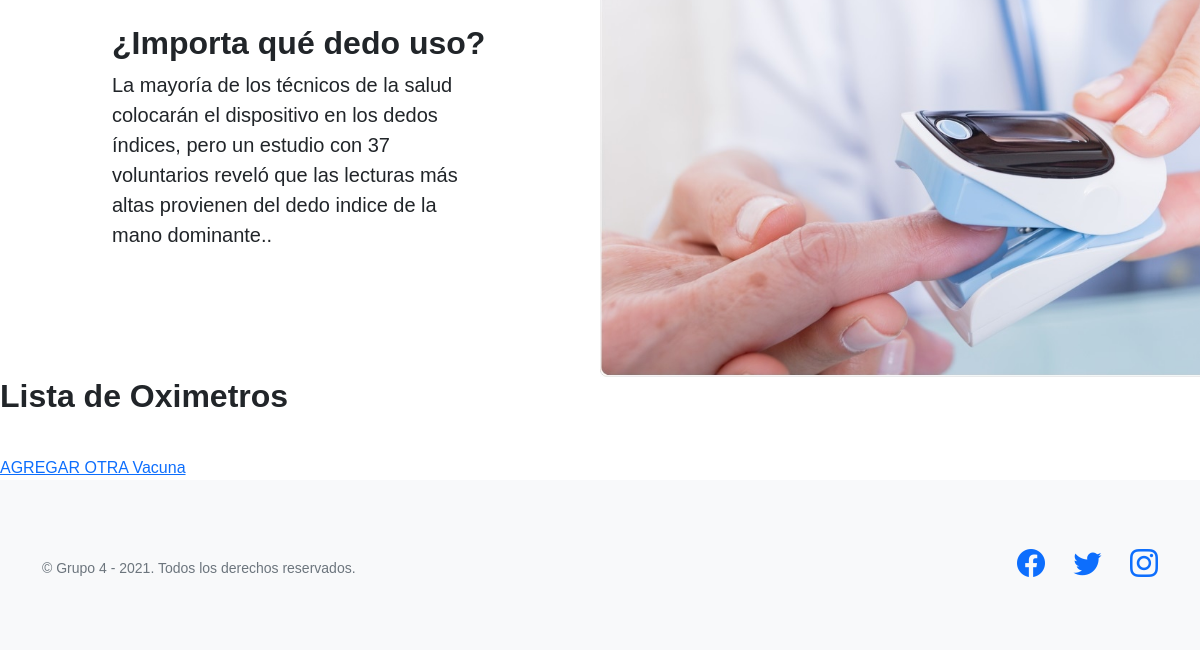
The page /AppCoder/oximetro/list (lower part) on the database as committed earlier.
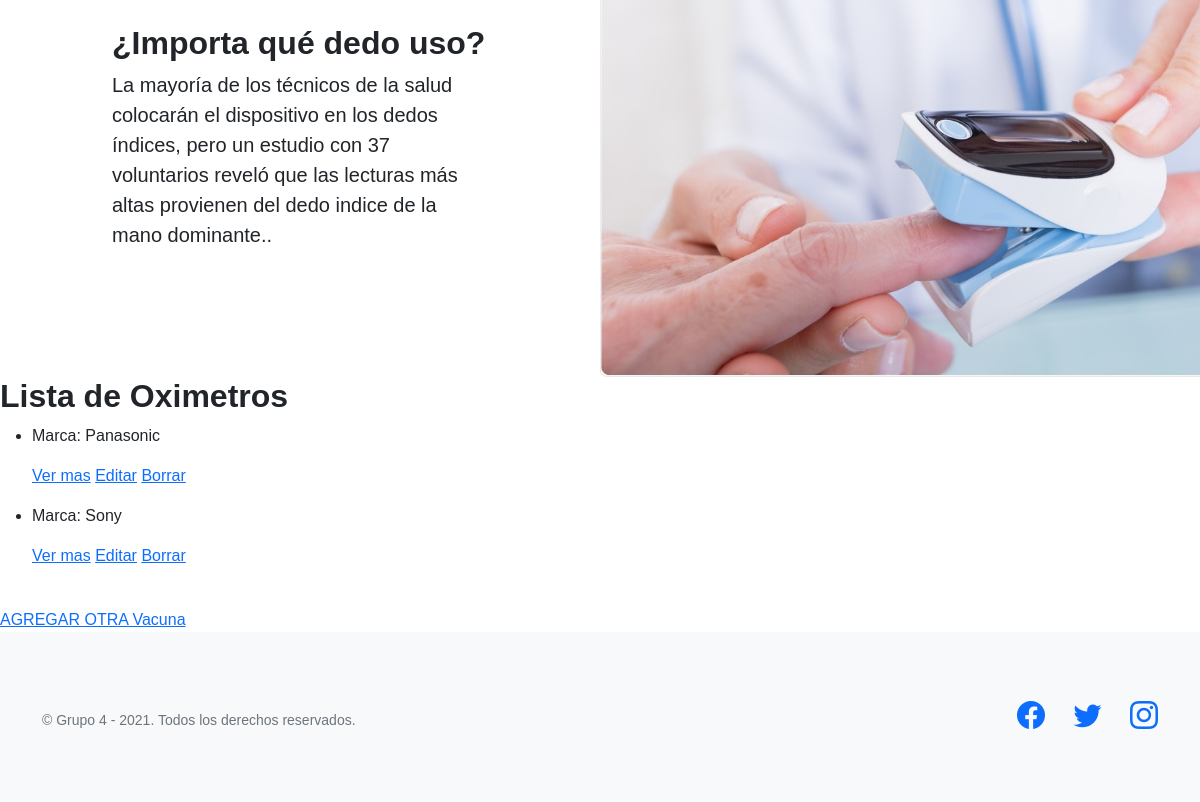
The same page on the database as committed later.
### AppCoder/models.py (models this page shows, shortened)
class Oximetros(models.Model):
    marca= models.CharField(max_length=40)
    modelo= models.CharField(max_length=20)
    precio= models.IntegerField()

### AppCoder/views.py (the view)
# urls.py: path('oximetro/list', views.OximetrosList.as_view(), name = "ListO"),
class OximetrosList(ListView):
    model = Oximetros
    template_name = 'AppCoder/oximetro_list.html'

### AppCoder/templates/AppCoder/oximetros_list.html (shortened to what this page needs)
{% extends 'AppCoder/padre.html' %}
{% load static %}
{% block ContenidoQueCambia %}
  <section class="showcase">
    <div class="container-fluid p-0">
        <div class="row g-0">
            <div class="col-lg-6 order-lg-2 text-white showcase-img" style="background-image: url('{% static 'AppCoder/assets/img/oximetro3.jpg' %}')"></div>
            <div class="col-lg-6 order-lg-1 my-auto showcase-text">
                <h2>¿Importa qué dedo uso?</h2>
                <p class="lead mb-0">La mayoría de los técnicos de la salud colocarán el dispositivo en los dedos índices, pero un estudio con 37 voluntarios reveló que las lecturas más altas provienen del dedo indice de la mano dominante..</p>
            </div>
        </div>
    </div>
</section>
<h2>Lista de Oximetros</h2>
<ul>
    {% for oximetro in object_list %}
    <li>
    <p>Marca: {{oximetro.marca}}</p>
    <p>
    <a href="{% url 'DetailO' oximetro.id %}">Ver mas</a>
    <a href="{% url 'EditO' oximetro.id %}">Editar</a>
    <a href="{% url 'DeleteO' oximetro.id %}">Borrar</a>
    </p>
    </li>
    {% endfor %}
</ul>
<br>
<a href="{% url 'NewO' %}">AGREGAR OTRA Vacuna</a>
{% endblock %}

Rows that differ between the two databases and show on the page:
added Oximetros: marca "Panasonic"
added Oximetros: marca "Sony"
